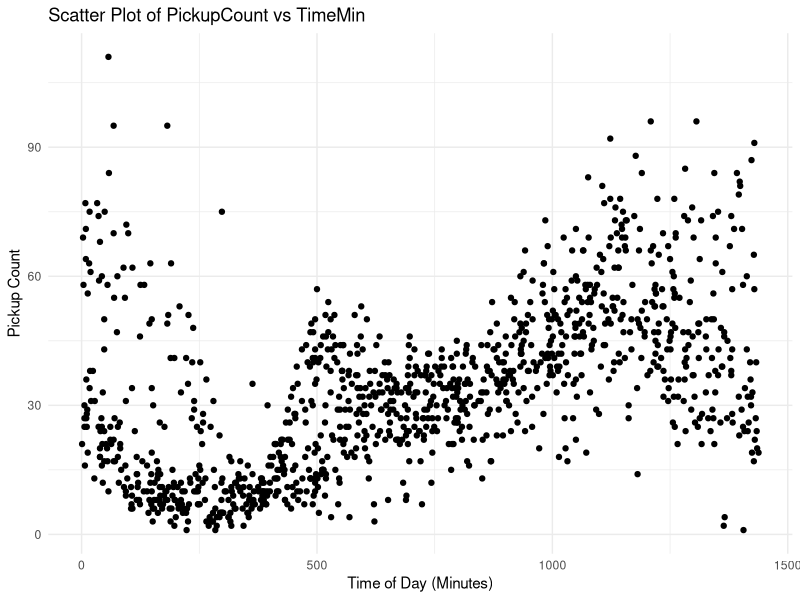
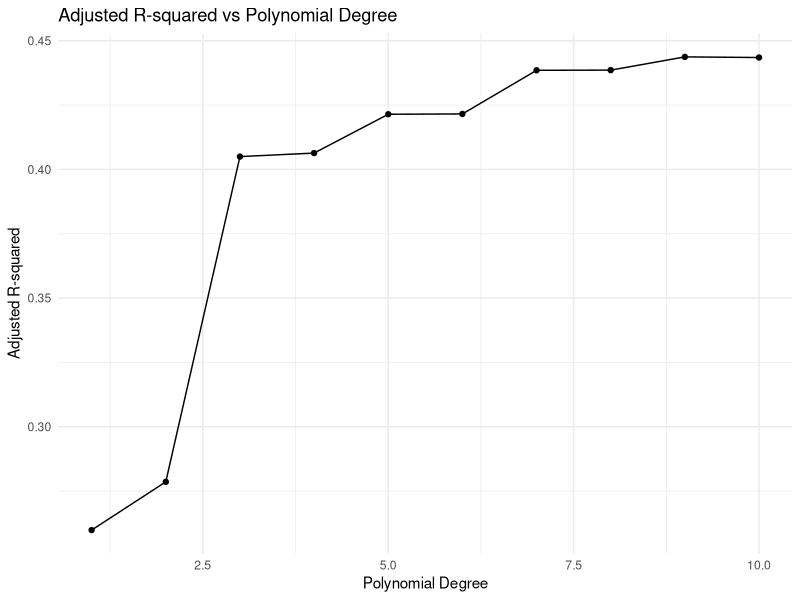

Source code (R) for these figures, in order:
# Preliminary study 
# Draw a scatter plot for ‘PickupCount’ (y-axis) and ‘TimeMin’ (x-axis). Is it a good 
# choice to use linear regression? Explain.

# Load necessary libraries
library(ggplot2)

# Load the data
taxi_data <- read.csv("taxi.csv", stringsAsFactors = TRUE)

# Scatter plot of PickupCount vs TimeMin
ggplot(taxi_data, aes(x = TimeMin, y = PickupCount)) +
  geom_point() +
  labs(title = "Scatter Plot of PickupCount vs TimeMin",
       x = "Time of Day (Minutes)",
       y = "Pickup Count") +
  theme_minimal()

# From the scatter plot, we can see that the relationship between 'PickupCount' and 'TimeMin' is not linear.
# The data points are scattered across the plot without any clear linear pattern. Therefore, linear regression
# may not be the best choice for modeling the relationship between these two variables. Other non-linear
# regression models or data transformation techniques may be more appropriate for capturing the underlying
# patterns in the data.

# Feature engineering 
# 1. Divide the ‘TimeMin’ into 4 uniform time intervals. Name it as ‘TimeQ’.  

# Divide TimeMin into 4 uniform intervals
taxi_data$TimeQ <- cut(taxi_data$TimeMin, breaks = 4, labels = c("Q1", "Q2", "Q3", "Q4"))

# 2. Classify the ‘WeekOfDay’ in to an indicator of weekday. Name it as 
# ‘isWeekDay’.

# Create a binary indicator for weekdays (1 = Monday to Friday, 0 = Saturday and Sunday)
taxi_data$isWeekDay <- ifelse(taxi_data$DayOfWeek %in% 1:5, 1, 0)

# Modeling   
# 1. According to the scatter plot in preliminary study, is it reasonable to model 
# PickupCount and TimeMin by a polynomial regression? If yes, what is a 
# reasonable choice of the order? Then, fit such model (model.1) and report the 
# Adjusted Rsquare 

# Yes, it is reasonable to model PickupCount and TimeMin by a polynomial regression, as the scatter plot
# suggests a non-linear relationship between the two variables and a polynomial model can capture the 
# curvature and fluctuations in the data better than simple linear regression. 

# Function to fit polynomial models and compare their performance
determine_polynomial_order <- function(data, max_degree) {
  results <- data.frame(Degree = integer(), Adj_R_Squared = numeric())
  
    for (degree in 1:max_degree) {
    # Fit polynomial regression model
    model <- lm(PickupCount ~ poly(TimeMin, degree = degree), data = data)
    
    # Extract Adjusted R-squared and AIC
    adj_r_squared <- summary(model)$adj.r.squared
    
    # Store results
    results <- rbind(results, data.frame(Degree = degree, Adj_R_Squared = adj_r_squared))
  }
  
  return(results)
}

# Set the maximum degree to test (e.g., up to degree 10)
max_degree <- 10
polynomial_results <- determine_polynomial_order(taxi_data, max_degree)

# Print the results
print(polynomial_results)

# Plot Adjusted R-squared vs Degree
ggplot(polynomial_results, aes(x = Degree, y = Adj_R_Squared)) +
  geom_line() +
  geom_point() +
  labs(title = "Adjusted R-squared vs Polynomial Degree",
       x = "Polynomial Degree",
       y = "Adjusted R-squared") +
  theme_minimal()

# Based on the results, we can see that the increase in Adjusted R-squared is the most significant
# up to a polynomial degree of 3. Therefore, since we have to strike a balance between the accuracy
# and simplicity of the model, a cubic polynomial regression model should be a reasonable choice for
# modeling the relationship between 'PickupCount' and 'TimeMin'.

# Fit a polynomial regression model (cubic)
model.1 <- lm(PickupCount ~ poly(TimeMin, degree = 3, raw = TRUE), data = taxi_data)
summary(model.1)
print(summary(model.1)$adj.r.squared)

# The Adjusted R-squared value for the cubic polynomial regression model is 0.405.

# 2. Fit a cubic spline (model.2) for ‘PickupCount’ by ‘TimeMin’ with 3 evenly 
# spaced knots (report the location of each knot). Report the Adjusted Rsquare. 

# Load the splines package
library(splines)

# Fit a cubic spline with 3 evenly spaced knots
knots <- quantile(taxi_data$TimeMin, probs = c(0.25, 0.5, 0.75))
model.2 <- lm(PickupCount ~ bs(TimeMin, knots = knots), data = taxi_data)
summary(model.2)
print(summary(model.2)$adj.r.squared)

attr(bs(taxi_data$TimeMin, knots = knots),"knots")

# The Adjusted R-squared value for the cubic spline regression model is 0.4201.

# 3. Fit a multiple linear regression model (model.3) for ‘PickupCount’ by 
# ‘TimeQ’ and ‘isWeekDay’. Report the Adjusted Rsquare. 

# Fit a multiple linear regression model
model.3 <- lm(PickupCount ~ TimeQ + isWeekDay, data = taxi_data)
summary(model.3)
print(summary(model.3)$adj.r.squared)

# The Adjusted R-squared value for the multiple linear regression model is 0.3687.

# 4. Fit a multiple linear regression model (model.4) with ‘TimeQ’, ‘isWeekDay’ 
# and their interaction term. Report the Adjusted Rsquare. 

# Fit a multiple linear regression model with interaction term
model.4 <- lm(PickupCount ~ TimeQ * isWeekDay, data = taxi_data)
summary(model.4)
print(summary(model.4)$adj.r.squared)

# The Adjusted R-squared value for the multiple linear regression model with interaction term is 0.4242.

# 5. Fit a GAM (model.5) with the following features: 
# a. Cubic spline by ‘TimeMin’ (with the same knots of model.2) 
# b. ‘TimeQ’ , ‘isWeekDay’ and their interaction terms. 
# Report the Adjusted Rsquare. 

# Fit a GAM model with cubic spline on TimeMin and parametric terms
knots <- quantile(taxi_data$TimeMin, probs = c(0.25, 0.5, 0.75))
model.5 <- lm(PickupCount ~ bs(TimeMin, knots = knots) + TimeQ * isWeekDay, data = taxi_data)
summary(model.5)

print(summary(model.5)$adj.r.squared)
# The Adjusted R-squared value for the GAM model is 0.5454.

attr(bs(taxi_data$TimeMin, knots = knots),"knots")

# Business Insights 
# 1. Pick the model with the highest Adjusted Rsquare as the final model. Give a 
# short business insight from the regression model (~ 50 words). 

# Compare Adjusted R-squared values
adj_r_squared <- c(
  summary(model.1)$adj.r.squared,
  summary(model.2)$adj.r.squared,
  summary(model.3)$adj.r.squared,
  summary(model.4)$adj.r.squared,
  summary(model.5)$adj.r.squared
)

# Find the model with the highest Adjusted R-squared
best_model <- which.max(adj_r_squared)
cat("The best model is model.", best_model, "with Adjusted R-squared =", adj_r_squared[best_model])

# Check if the dummy variables are significant in the model

summary(model.3)
# Since the p-values for both of the predictors are less than 0.05, we can reject both of the null hypothesis
# that the predictors do not contribute significantly to the model. Therefore, TimeQ and isWeekDay are both
# significant predictors in the model.

anova(model.4, model.5)
# Since the partial F-test p-value is less than 0.05, we can reject the null hypothesis that the spline term does
# not contribute significantly to the model. Therefore, the spline term is significant in the model.

anova(model.2, model.5)
# Since the partial F-test p-value is less than 0.05, we can reject the null hypothesis that the interaction term
# does not contribute significantly to the model. Therefore, the interaction term is significant in the model.


# Comparing the 5 models, the GAM model (model.5) with a cubic spline on TimeMin, and parametric terms
# TimeQ, isWeekDay, and their interaction has the highest Adjusted R-squared value of 0.5454. And, since
# all the predictors in the model are significant, the GAM model indeed captures the non-linear relationship
# between PickupCount and TimeMin, as well as the effects of TimeQ and isWeekDay on the number of pickups, 
# providing a comprehensive understanding of the factors influencing the number of pickups. That is, the
# pickup count will increase as the time of the day increases, and the effect of the time of the day on the
# pickup count is not linear. Additionally, the pickup count will increase during weekends compared to weekdays,
# vice versa. The interaction between the time of the day and the day of the week also has a significant impact
# on the pickup count. For instance, the pickup in TimeQ Q4 and TimeQ Q2 are higher than that inTimeQ Q1 on weekends 
# compared to weekdays. Therefore, the GAM model can be used to make predictions and optimize pickup services
# based on the time of the day and the day of the week, leading to better resource allocation and service. For 
# example, the company can adjust the number of drivers and vehicles available during TimeQ04 in weekends to meet 
# the demand and improve customer satisfaction.
